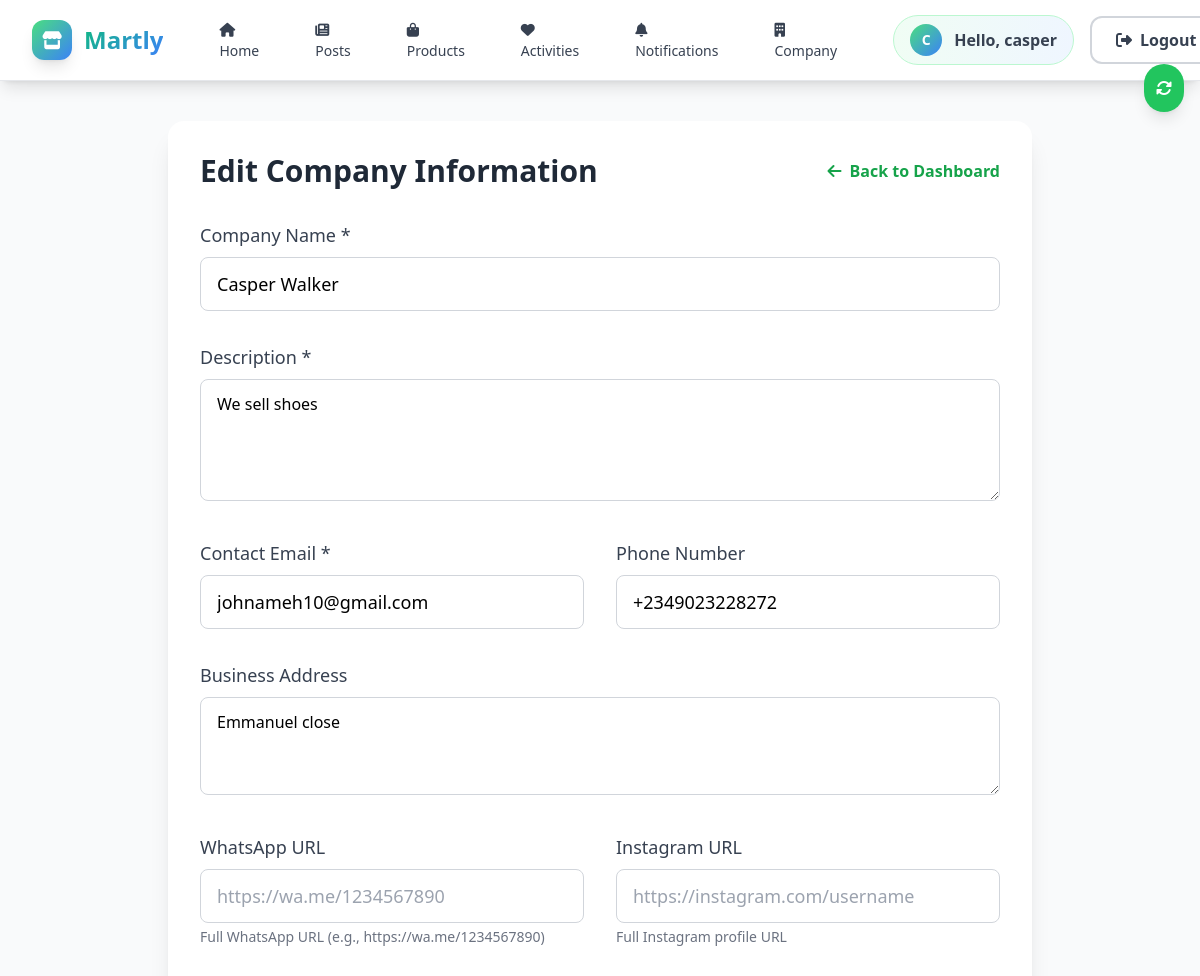
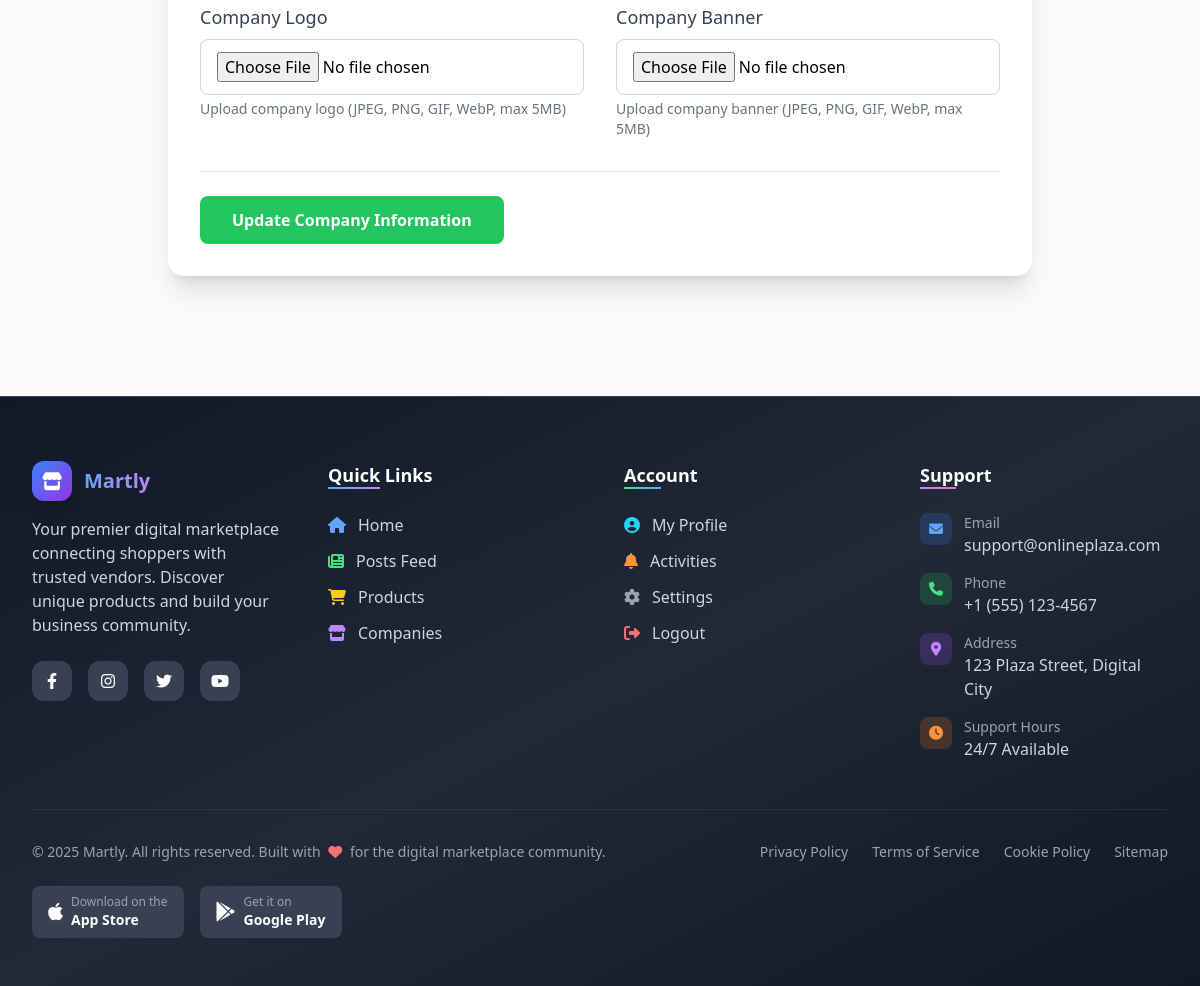
The app's page /company/edit.php (signed in) with its own data (2 pictures, top to bottom).
### tables this page shows
CREATE TABLE `users` (
  `id` int(11) NOT NULL,
  `username` varchar(50) NOT NULL,
  `email` varchar(100) NOT NULL,
  `password` varchar(255) NOT NULL,
  `first_name` varchar(50) DEFAULT NULL,
  `last_name` varchar(50) DEFAULT NULL,
  `profile_picture` varchar(255) DEFAULT NULL,
  `user_type` enum('customer','vendor') DEFAULT 'customer',
  `referral_code` varchar(20) DEFAULT NULL,
  `referred_by` int(11) DEFAULT NULL,
  `created_at` timestamp NOT NULL DEFAULT current_timestamp(),
  `updated_at` timestamp NOT NULL DEFAULT current_timestamp() ON UPDATE current_timestamp(),
  `referred_count` int(11) DEFAULT 0
);

CREATE TABLE `companies` (
  `id` int(11) NOT NULL,
  `user_id` int(11) NOT NULL,
  `name` varchar(100) NOT NULL,
  `description` text DEFAULT NULL,
  `logo` varchar(255) DEFAULT NULL,
  `banner` varchar(255) DEFAULT NULL,
  `contact_email` varchar(100) DEFAULT NULL,
  `phone` varchar(20) DEFAULT NULL,
  `address` text DEFAULT NULL,
  `whatsapp_url` varchar(255) DEFAULT NULL,
  `instagram_url` varchar(255) DEFAULT NULL,
  `created_at` timestamp NOT NULL DEFAULT current_timestamp(),
  `updated_at` timestamp NOT NULL DEFAULT current_timestamp() ON UPDATE current_timestamp(),
  `subscription_status` enum('active','expired','pending') DEFAULT 'pending',
  `subscription_expiry` datetime DEFAULT NULL
);

### includes/config.php (called while the page is built, shortened)
<?php
try {
    $pdo = new PDO("mysql:host=" . DB_HOST . ";dbname=" . DB_NAME, DB_USER, DB_PASS);
    $pdo->setAttribute(PDO::ATTR_ERRMODE, PDO::ERRMODE_EXCEPTION);
    $pdo->setAttribute(PDO::ATTR_DEFAULT_FETCH_MODE, PDO::FETCH_ASSOC);
} catch (PDOException $e) {
    die("Connection failed: " . $e->getMessage());
}
function isLoggedIn()
{
    return isset($_SESSION['user_id']);
}
function getCurrentUser()
{
    global $pdo;
    if (isLoggedIn()) {
        $stmt = $pdo->prepare("SELECT * FROM users WHERE id = ?");
        $stmt->execute([$_SESSION['user_id']]);
        return $stmt->fetch();
    }
    return null;
}
function getUnreadActivityCount()
{
    global $pdo;
    $currentUser = getCurrentUser();
    $stmt = $pdo->prepare("SELECT COUNT(*) FROM activities WHERE user_id = ? AND is_read = FALSE");
    $stmt->execute([$currentUser['id']]);
    return $stmt->fetchColumn();
}

### company/edit.php (the view, shortened to what this page needs)
<?php
require_once '../includes/config.php';
$currentUser = getCurrentUser();
$stmt = $pdo->prepare("SELECT * FROM companies WHERE user_id = ?");
$stmt->execute([$currentUser['id']]);
$company = $stmt->fetch();
?>
<?php require_once '../includes/header.php'; ?>
<div class="max-w-4xl mx-auto px-4 py-10">
    <div class="bg-white rounded-2xl shadow-xl p-8">
        <div class="flex flex-col md:flex-row md:items-center md:justify-between mb-8 gap-4">
            <h1 class="text-3xl font-extrabold text-gray-800">Edit Company Information</h1>
            <a href="/online-plaza/company/dashboard.php" class="text-green-600 hover:text-green-800 font-semibold flex items-center">
                <i class="fas fa-arrow-left mr-2"></i> Back to Dashboard
            </a>
        </div>
        <form method="POST" enctype="multipart/form-data" class="space-y-8">
            <div>
                <label for="name" class="block text-lg font-medium text-gray-700 mb-2">Company Name *</label>
                <input type="text" id="name" name="name" required
                    class="w-full px-4 py-3 border border-gray-300 rounded-lg focus:outline-none focus:ring-2 focus:ring-green-400 focus:border-transparent text-lg"
                    value="<?php echo htmlspecialchars($company['name']); ?>">
            </div>
            <div>
                <label for="description" class="block text-lg font-medium text-gray-700 mb-2">Description *</label>
                <textarea id="description" name="description" required rows="4"
                    class="w-full px-4 py-3 border border-gray-300 rounded-lg focus:outline-none focus:ring-2 focus:ring-green-400 focus:border-transparent text-base"><?php echo htmlspecialchars($company['description']); ?></textarea>
            </div>
            <div class="grid grid-cols-1 md:grid-cols-2 gap-8">
                <div>
                    <label for="contact_email" class="block text-lg font-medium text-gray-700 mb-2">Contact Email *</label>
                    <input type="email" id="contact_email" name="contact_email" required
                        class="w-full px-4 py-3 border border-gray-300 rounded-lg focus:outline-none focus:ring-2 focus:ring-green-400 focus:border-transparent text-lg"
                        value="<?php echo htmlspecialchars($company['contact_email']); ?>">
                </div>
                <div>
                    <label for="phone" class="block text-lg font-medium text-gray-700 mb-2">Phone Number</label>
                    <input type="tel" id="phone" name="phone"
                        class="w-full px-4 py-3 border border-gray-300 rounded-lg focus:outline-none focus:ring-2 focus:ring-green-400 focus:border-transparent text-lg"
                        value="<?php echo htmlspecialchars($company['phone']); ?>">
                </div>
            </div>
            <div>
                <label for="address" class="block text-lg font-medium text-gray-700 mb-2">Business Address</label>
                <textarea id="address" name="address" rows="3"
                    class="w-full px-4 py-3 border border-gray-300 rounded-lg focus:outline-none focus:ring-2 focus:ring-green-400 focus:border-transparent text-base"><?php echo htmlspecialchars($company['address']); ?></textarea>
            </div>
            <div class="grid grid-cols-1 md:grid-cols-2 gap-8">
                <div>
                    <label for="whatsapp_url" class="block text-lg font-medium text-gray-700 mb-2">WhatsApp URL</label>
                    <input type="url" id="whatsapp_url" name="whatsapp_url"
                        class="w-full px-4 py-3 border border-gray-300 rounded-lg focus:outline-none focus:ring-2 focus:ring-green-400 focus:border-transparent text-lg"
                        placeholder="https://wa.me/1234567890"
                        value="<?php echo htmlspecialchars($company['whatsapp_url'] ?? ''); ?>">
                    <p class="text-sm text-gray-500 mt-1">Full WhatsApp URL (e.g., https://wa.me/1234567890)</p>
                </div>
                <div>
                    <label for="instagram_url" class="block text-lg font-medium text-gray-700 mb-2">Instagram URL</label>
                    <input type="url" id="instagram_url" name="instagram_url"
                        class="w-full px-4 py-3 border border-gray-300 rounded-lg focus:outline-none focus:ring-2 focus:ring-green-400 focus:border-transparent text-lg"
                        placeholder="https://instagram.com/username"
                        value="<?php echo htmlspecialchars($company['instagram_url'] ?? ''); ?>">
                    <p class="text-sm text-gray-500 mt-1">Full Instagram profile URL</p>
                </div>
            </div>
            <div class="grid grid-cols-1 md:grid-cols-2 gap-8">
                <div>
                    <label for="logo" class="block text-lg font-medium text-gray-700 mb-2">Company Logo</label>
                    <input type="file" id="logo" name="logo" accept="image/*"
                        class="w-full px-4 py-3 border border-gray-300 rounded-lg focus:outline-none focus:ring-2 focus:ring-green-400 focus:border-transparent text-base"
                        onchange="previewImage(this, 'logoPreview')">
                    <p class="text-sm text-gray-500 mt-1">Upload company logo (JPEG, PNG, GIF, WebP, max 5MB)</p>
                </div>
                <div>
                    <label for="banner" class="block text-lg font-medium text-gray-700 mb-2">Company Banner</label>
                    <input type="file" id="banner" name="banner" accept="image/*"
                        class="w-full px-4 py-3 border border-gray-300 rounded-lg focus:outline-none focus:ring-2 focus:ring-green-400 focus:border-transparent text-base"
                        onchange="previewImage(this, 'bannerPreview')">
                    <p class="text-sm text-gray-500 mt-1">Upload company banner (JPEG, PNG, GIF, WebP, max 5MB)</p>
                </div>
            </div>
            <div class="flex flex-col md:flex-row items-center justify-between pt-6 border-t border-gray-200 gap-4">
                <button type="submit" class="bg-green-500 text-white px-8 py-3 rounded-lg hover:bg-green-600 transition font-semibold w-full md:w-auto">
                    Update Company Information
                </button>
            </div>
        </form>
    </div>
</div>
<?php require_once '../includes/footer.php'; ?>

### includes/header.php (shortened to what this page needs)
<?php
require_once 'config.php';
$currentUser = getCurrentUser();
$unreadActivityCount = isLoggedIn() ? getUnreadActivityCount() : 0;
?>
<!DOCTYPE html>
<html lang="en">
<head>
    <script src="https://cdn.tailwindcss.com"></script>
    <link rel="stylesheet" href="https://cdnjs.cloudflare.com/ajax/libs/font-awesome/6.4.0/css/all.min.css">
    <link rel="stylesheet" href="/online-plaza/assets/css/style.css">
</head>
<body class="bg-gray-50">
    <nav class="nav-blur shadow-lg sticky top-0 border-b border-gray-200 z-30">
        <div class="w-full mx-auto nav-container">
            <div class="flex justify-between items-center h-14 md:h-16 lg:h-20 px-3 sm:px-4 lg:px-8">
                <a href="/online-plaza/index.php" class="flex items-center space-x-2 sm:space-x-3 group flex-shrink-0">
                    <div class="w-7 h-7 sm:w-8 sm:h-8 lg:w-10 lg:h-10 bg-gradient-to-br from-green-400 to-blue-500 rounded-xl flex items-center justify-center shadow-lg transform group-hover:rotate-12 transition-transform duration-300">
                        <i class="fas fa-store text-white text-xs sm:text-sm lg:text-lg"></i>
                    </div>
                    <span class="font-bold text-lg sm:text-xl lg:text-2xl logo-gradient logo-text">Martly</span>
                </a>
                <div class="hidden md:flex items-center justify-center flex-1 mx-2 lg:mx-8 compact-menu">
                    <div class="flex items-center space-x-1 lg:space-x-2">
                        <a href="/online-plaza/index.php" class="nav-link px-3 lg:px-6 py-2 lg:py-3 rounded-xl font-medium text-gray-700 hover:text-green-600 hover:bg-green-50/50 transition-all duration-300 <?php echo (basename($_SERVER['PHP_SELF']) === 'index.php' && !isset($_GET['page'])) ? 'active' : ''; ?>">
                            <i class="fas fa-home mr-2"></i>
                            <span class="nav-link-text">Home</span>
                        </a>
                        <a href="/online-plaza/posts/index.php" class="nav-link px-3 lg:px-6 py-2 lg:py-3 rounded-xl font-medium text-gray-700 hover:text-green-600 hover:bg-green-50/50 transition-all duration-300 <?php echo strpos($_SERVER['REQUEST_URI'], 'posts/') !== false ? 'active' : ''; ?>">
                            <i class="fas fa-newspaper mr-2"></i>
                            <span class="nav-link-text">Posts</span>
                        </a>
                        <a href="/online-plaza/products/index.php" class="nav-link px-3 lg:px-6 py-2 lg:py-3 rounded-xl font-medium text-gray-700 hover:text-green-600 hover:bg-green-50/50 transition-all duration-300 <?php echo strpos($_SERVER['REQUEST_URI'], 'products/') !== false ? 'active' : ''; ?>">
                            <i class="fas fa-shopping-bag mr-2"></i>
                            <span class="nav-link-text">Products</span>
                        </a>
                        <?php if (isLoggedIn()): ?>
                            <a href="/online-plaza/activities/index.php" class="nav-link relative px-3 lg:px-6 py-2 lg:py-3 rounded-xl font-medium text-gray-700 hover:text-green-600 hover:bg-green-50/50 transition-all duration-300 <?php echo strpos($_SERVER['REQUEST_URI'], 'activities/') !== false ? 'active' : ''; ?>">
                                <i class="fas fa-heart mr-2"></i>
                                <span class="nav-link-text">Activities</span>
                            </a>
                            <?php if ($currentUser && $currentUser['user_type'] === 'vendor'): ?>
                                <a href="/online-plaza/company/orders.php" class="nav-link relative px-3 lg:px-6 py-2 lg:py-3 rounded-xl font-medium text-gray-700 hover:text-green-600 hover:bg-green-50/50 transition-all duration-300 <?php echo strpos($_SERVER['REQUEST_URI'], 'company/orders') !== false ? 'active' : ''; ?>">
                                    <i class="fas fa-bell mr-2"></i>
                                    <span class="nav-link-text">Notifications</span>
                                </a>
                                <a href="/online-plaza/company/dashboard.php" class="nav-link px-3 lg:px-6 py-2 lg:py-3 rounded-xl font-medium text-gray-700 hover:text-green-600 hover:bg-green-50/50 transition-all duration-300 <?php echo strpos($_SERVER['REQUEST_URI'], 'company/dashboard') !== false ? 'active' : ''; ?>">
                                    <i class="fas fa-building mr-2"></i>
                                    <span class="nav-link-text">Company</span>
                                </a>
                            <?php endif; ?>
                        <?php endif; ?>
                    </div>
                </div>
                <div class="hidden md:flex items-center space-x-2 lg:space-x-4 flex-shrink-0 user-actions">
                    <?php if (isLoggedIn()): ?>
                        <div class="flex items-center space-x-2 lg:space-x-3 px-2 lg:px-4 py-1 lg:py-2 bg-gradient-to-r from-green-50 to-blue-50 rounded-full border border-green-200 user-avatar-container">
                            <div class="w-6 h-6 lg:w-8 lg:h-8 bg-gradient-to-br from-green-400 to-blue-500 rounded-full flex items-center justify-center text-white font-semibold text-xs lg:text-sm user-avatar">
                                <?php echo strtoupper(substr($currentUser['first_name'] ?? $currentUser['username'], 0, 1)); ?>
                            </div>
                            <span class="text-gray-700 font-semibold text-sm lg:text-base user-greeting">Hello, <?php echo htmlspecialchars($currentUser['first_name'] ?? $currentUser['username']); ?></span>
                        </div>
                        <a href="/online-plaza/auth/logout.php" class="px-3 lg:px-6 py-1 lg:py-2.5 font-semibold text-gray-700 hover:text-red-600 border-2 border-gray-300 hover:border-red-400 rounded-xl transition-all duration-300 text-sm lg:text-base logout-btn">
                            <i class="fas fa-sign-out-alt mr-1 lg:mr-2"></i>Logout
                        </a>
                    <?php endif; ?>
                </div>
            </div>
        </div>
    </nav>

### assets/css/style.css (style rules this page uses)
.nav-blur { backdrop-filter: blur(12px); background: rgba(255, 255, 255, 0.85); }
.nav-link { position: relative; transition: all 0.3s ease; }
.nav-link::after { content: ""; position: absolute; bottom: -2px; left: 50%; width: 0; height: 3px; background: linear-gradient(to right, #10b981, #3b82f6); transform: translateX(-50%); transition: width 0.3s ease; border-radius: 2px; }
.logo-gradient { background: linear-gradient(135deg, #10b981 0%, #3b82f6 100%); -webkit-background-clip: text; -webkit-text-fill-color: transparent; background-clip: text; }

### includes/header.php (style rules this page uses)
.nav-blur { backdrop-filter: blur(10px); background: rgba(255, 255, 255, 0.95); }
.logo-gradient { background: linear-gradient(135deg, #10b981, #3b82f6); -webkit-background-clip: text; -webkit-text-fill-color: transparent; background-clip: text; }
.nav-link { transition: all 0.3s ease; position: relative; font-size: 0.875rem; }
.user-greeting { max-width: 120px; white-space: nowrap; overflow: hidden; text-overflow: ellipsis; }
.compact-menu { gap: 0.25rem; }

### records on screen
users: first_name "C", first_name "casper"
companies: name "Casper Walker", description "We sell shoes", contact_email "johnameh10@gmail.com", phone "+2349023228272", address "Emmanuel close"
